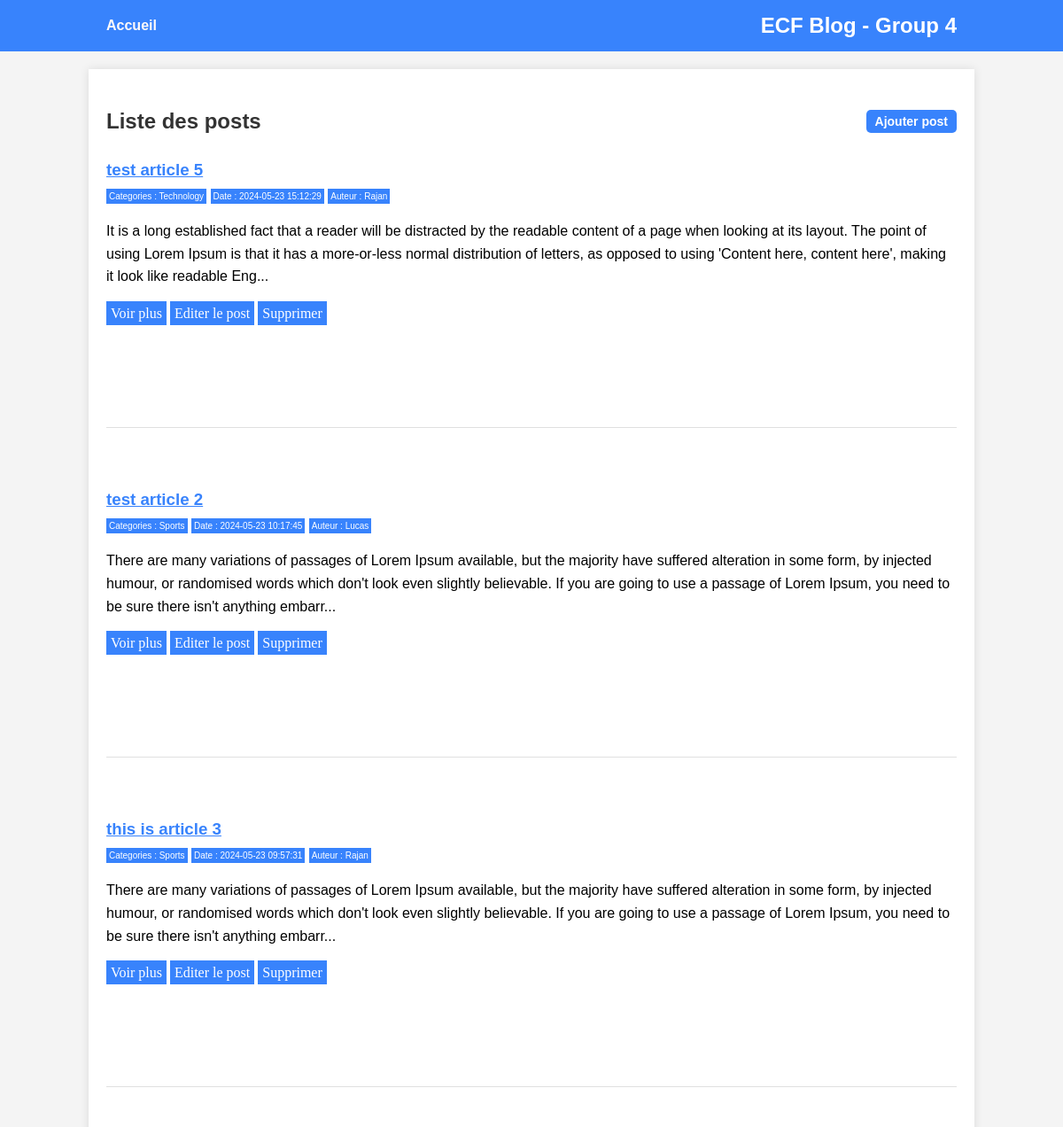
Page /admin/index.php (upper part) on the earlier database version.
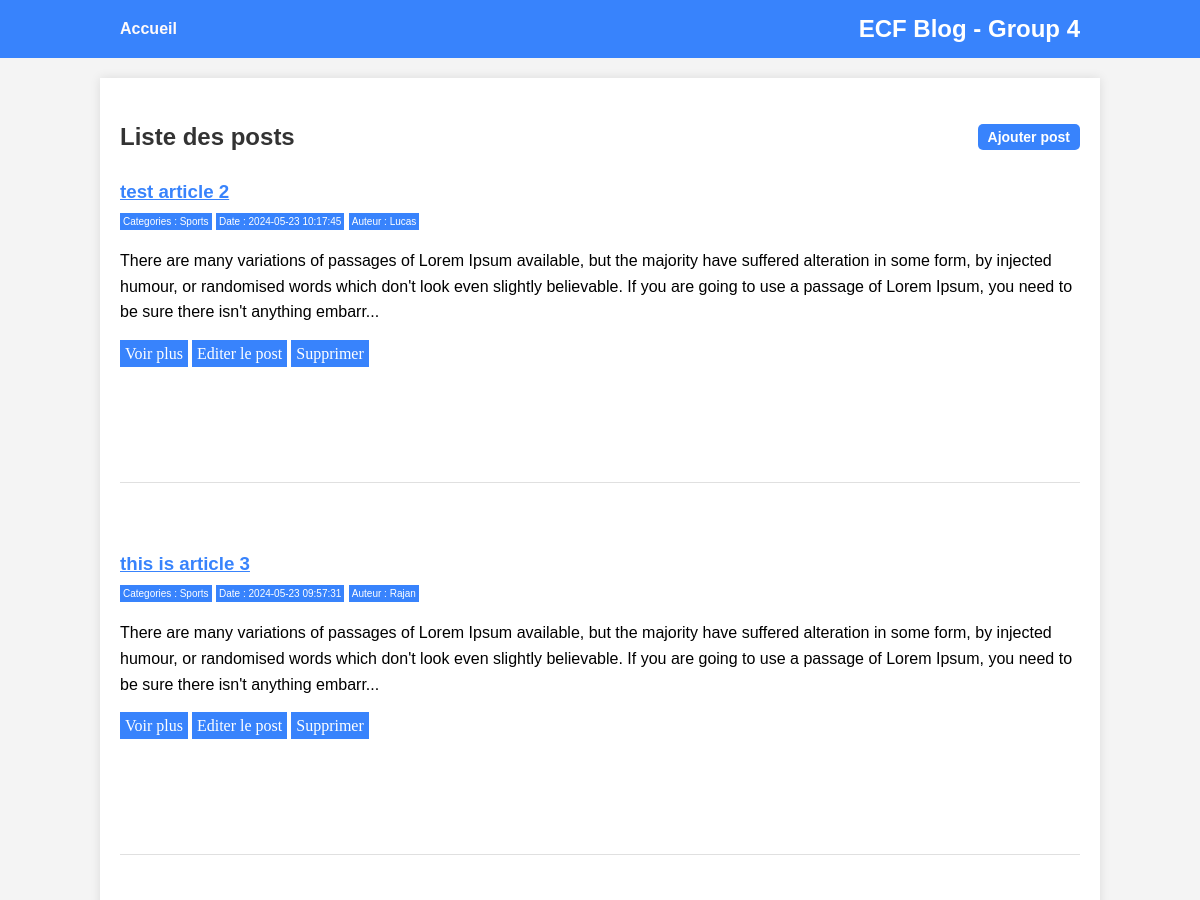
Same page on the later database version.
### tables this page shows
CREATE TABLE `articles` (
  `Id_article` int(11) NOT NULL,
  `Titre` varchar(255) NOT NULL,
  `Contenu` text NOT NULL,
  `id_user` int(3) NOT NULL,
  `Date` datetime DEFAULT current_timestamp(),
  `id_categories` int(11) DEFAULT NULL
);

CREATE TABLE `categories` (
  `Id_categorie` int(11) NOT NULL,
  `nomCategorie` varchar(255) NOT NULL
);

CREATE TABLE `user` (
  `id` int(5) NOT NULL,
  `name` varchar(100) NOT NULL,
  `type` int(5) NOT NULL,
  `created` timestamp NOT NULL DEFAULT current_timestamp() ON UPDATE current_timestamp()
);

### admin/index.php (the view, shortened to what this page needs)
<?php
include '../include/header.php';
include '../include/config.php';
?>
<!DOCTYPE html>
<html lang="fr">
<head>
    <link rel="stylesheet" href="../css/index.css">
</head>
<div class="more">
    <h2 class="h2admin">Liste des posts <a href="post.php"><small>Ajouter post</small></a></h2>
    <?php
    try {
        $stmt = $conn->query(
        "SELECT articles.*, categories.nomCategorie AS category_name, user.name AS author_name
        FROM articles
        JOIN categories ON articles.id_categories = categories.Id_categorie
        JOIN user ON articles.id_user = user.id
        ORDER BY articles.id_article DESC"
     );
        while ($row = $stmt->fetch(PDO::FETCH_ASSOC)) {
    ?>
        <div style="clear: both; margin-bottom: 50px;">
            <div style="width: 100%;">
                <h3 style="color: #3883fc; margin: 0px;">
                    <a href="./view.php?id=<?php echo $row['Id_article']; ?>" style="color: #3883fc;"><?php echo htmlspecialchars($row['Titre']); ?></a>
                </h3>
                <small style="margin: 0px; background: #3883fc; color: white; padding: 3px; font-size: 10px;">Categories : <?php echo htmlspecialchars($row['category_name']); ?></small>
                <small style="margin: 0px; background: #3883fc; color: white; padding: 3px; font-size: 10px;">Date : <?php echo htmlspecialchars($row["Date"]); ?></small>
                <small class="article-author" style="margin: 0px; background: #3883fc; color: white; padding: 3px; font-size: 10px;">Auteur : <?php echo htmlspecialchars($row["author_name"]); ?></small>
                <p style="color: black;"><?php echo htmlspecialchars(substr($row['Contenu'], 0, 300)) . "..."; ?></p>
            </div>
            <p style="font-family: calibri;">
                <a style="background: #3883fc; padding: 5px; color: white; text-decoration: none;" href="./view.php?id=<?php echo $row['Id_article']; ?>">Voir plus</a>
                <a style="background: #3883fc; padding: 5px; color: white; text-decoration: none;" href="edit.php?id=<?php echo $row['Id_article']; ?>">Editer le post</a>
                <a style="background: #3883fc; padding: 5px; color: white; text-decoration: none;" href="delete.php?id=<?php echo $row['Id_article']; ?>">Supprimer</a>
            </p>
        </div>
        <br><hr><br>
    <?php
        }
    } catch(PDOException $e) {
        echo "Query failed: " . $e->getMessage();
    }
    ?>
</div>
<?php include '../include/footer.php'; ?>

### include/header.php (shortened to what this page needs)
<!DOCTYPE html>
<html lang="fr">
<head>
    <link rel="stylesheet" href="../css/header.css">
</head>
<body>
    <header>
        <div class="header">
            <nav>
                <a href="../admin/index.php">Accueil</a>
            </nav>
            <h1>ECF Blog - Group 4</h1>
        </div>
    </header>

### include/footer.php (shortened to what this page needs)
    <link rel="stylesheet" href="../style/footer.css">
</body>
</html>

### css/header.css (style rules this page uses)
body { font-family: Arial, sans-serif; margin: 0; padding: 0; background-color: #f4f4f4; }
header { background-color: #3883fc; color: white; padding: 10px 0; text-align: center; }
.header { display: flex; justify-content: space-between; align-items: center; width: 80%; margin: 0 auto; }
nav a { color: hwb(0 98% 0%); text-decoration: none; font-size: 16px; margin-right: 20px; font-weight: bold; }
h1 { margin: 0; font-size: 24px; color: white; }

### css/index.css (style rules this page uses)
body { font-family: Arial, sans-serif; line-height: 1.6; background-color: #f4f4f4; margin: 0; padding: 0; }
header, footer { background-color: #3883fc; color: white; text-align: center; padding: 10px 0; }
.more { width: 80%; margin: 20px auto; padding: 20px; background: white; box-shadow: 0 0 10px rgba(0, 0, 0, 0.1); }
.h2admin { display: flex; justify-content: space-between; align-items: center; font-size: 24px; margin-bottom: 20px; color: #333; }
.h2admin a { color: #3883fc; text-decoration: none; font-size: 14px; }
.h2admin small { font-size: 14px; background: #3883fc; color: white; padding: 5px 10px; border-radius: 5px; text-decoration: none; }
hr { border: none; border-top: 1px solid #e0e0e0; margin: 40px 0; }
.article-author { margin-left: 10px; }

Differences in the rows shown:
removed articles: Titre "test article 5", id_categories.nomCategorie "Technology", Date "2024-05-23 15:12:29", id_user.name "Rajan", Contenu "It is a long established fact that a reader will be distracted by the readable content of a page when looking at its layout. The point of using Lorem Ipsum is that it has a more-or-less normal distribution of letters, as opposed to using 'Content here, content here', making it look like readable Eng"
